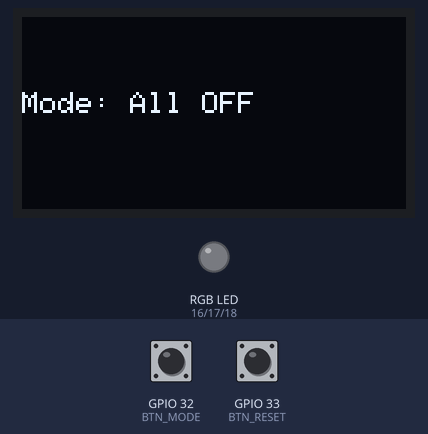
Recording of a program running on a simulated ESP32. On the bench: 128×64 one-colour display, an RGB LED mixed from three pins (HIGH = lit). The test bench sets the inputs (shaded band); at power-on: GPIO 32 (BTN_MODE) HIGH, GPIO 33 (BTN_RESET) HIGH. Dim RGB values are drawn brighter than linear.

Above: at 1.2 s.
1.3 s: GPIO 32 (BTN_MODE) pulled LOW for 0.15 s
At 1.6 s:
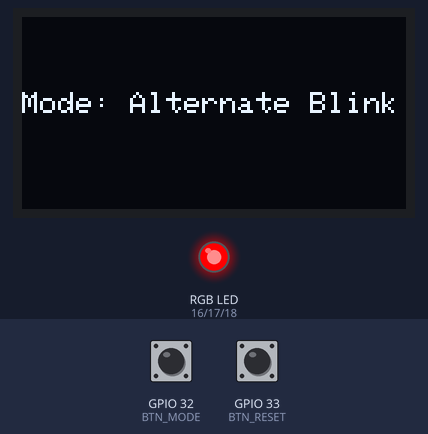
2.0 s: GPIO 33 (BTN_RESET) pulled LOW for 0.15 s
At 3.2 s:
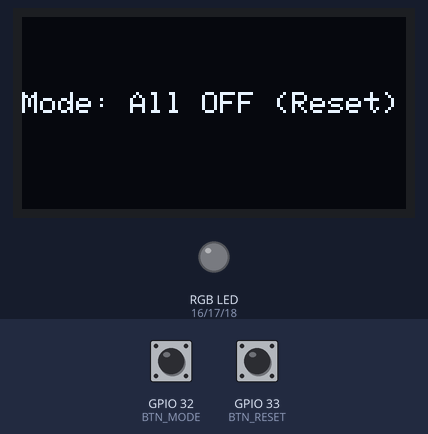
3.6 s: GPIO 32 (BTN_MODE) pulled LOW for 1 s
At 4.37 s:
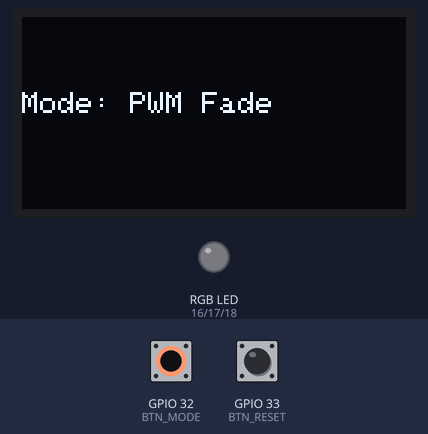
6.1 s: GPIO 32 (BTN_MODE) pulled LOW for 0.15 s
At 6.59 s:
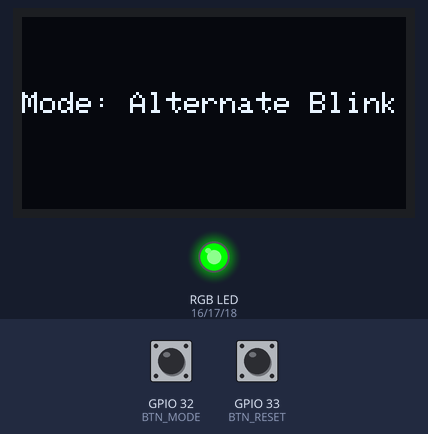
6.8 s: GPIO 32 (BTN_MODE) pulled LOW for 3.2 s
At 7.0 s:
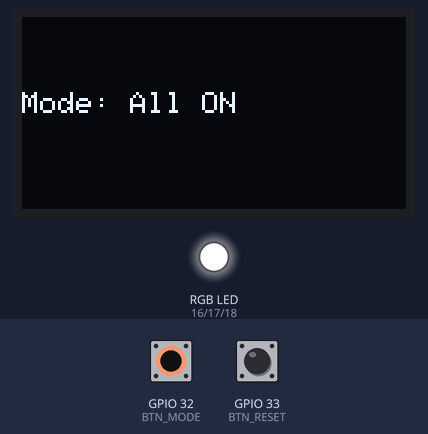
11.5 s: GPIO 32 (BTN_MODE) pulled LOW for 3.2 s
At 15.17 s:
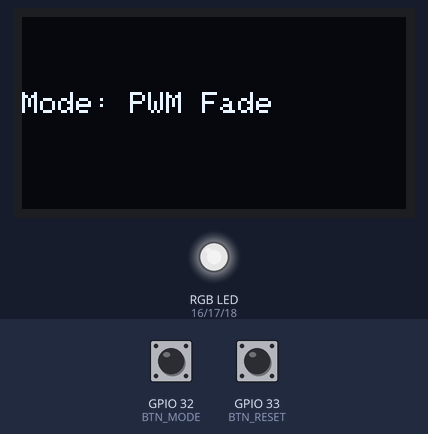
Timing chart, 0 to 16.3 s (numbered marks = the images above; inputs shaded):
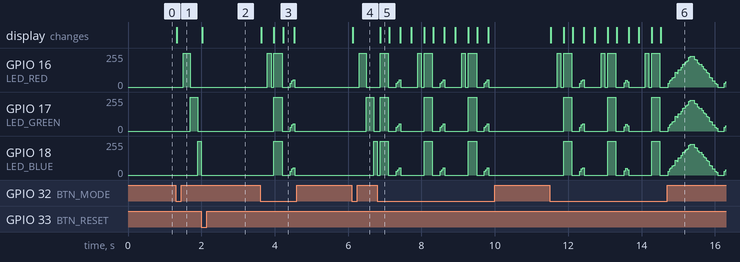

Measured:
- after the input at 1.3 s, GPIO 16 (LED_RED): 0/255 → 255/255 after 0.20 s, → 0/255 0.20 s later; GPIO 17 (LED_GREEN): 0/255 → 255/255 after 0.40 s, → 0/255 0.20 s later; GPIO 18 (LED_BLUE): 0/255 → 255/255 after 0.60 s; the display: changes at once (image 1)
- after the input at 2.0 s, GPIO 16 (LED_RED), GPIO 17 (LED_GREEN): stops changing and stays 0/255; the display: changes at once (image 2)
- after the input at 3.6 s, GPIO 16 (LED_RED): 0/255 → 255/255 after 0.20 s, → 0/255 0.10 s later, → 255/255 0.08 s later, → 0/255 0.22 s later; GPIO 17 (LED_GREEN), GPIO 18 (LED_BLUE): 0/255 → 255/255 after 0.38 s, → 0/255 0.22 s later; the display: first changes at once (image 3 shows a later state)
- after the input at 6.1 s, GPIO 16 (LED_RED): 0/255 → 255/255 after 0.20 s, → 0/255 0.20 s later; GPIO 17 (LED_GREEN): 0/255 → 255/255 after 0.40 s, → 0/255 0.20 s later; GPIO 18 (LED_BLUE): 0/255 → 255/255 after 0.60 s; the display: changes at once (image 4)
- after the input at 6.8 s, the display: changes after 0.08 s (image 5)
- after the input at 11.5 s, the display: first changes at once (image 6 shows a later state)

The program:

main.cpp
```cpp
/*
Project Title : LED Control using Two Push Buttons and Display on OLED
Name          : Maryam Hamid
Reg No        : 23-NTU-CS-1046
*/

#include <Wire.h>
#include <Adafruit_GFX.h>
#include <Adafruit_SSD1306.h>

// ---------------------------- Pin Definitions ----------------------------
#define LED_RED     16      // LED 1 - Red
#define LED_GREEN   17      // LED 2 - Green
#define LED_BLUE    18      // LED 3 - Blue
// #define BTN_MODE    32      // Push button to cycle through modes
#define BTN_RESET   33      // Push button to reset LEDs
const int BTN_MODE = 32;    // Push button to cycle through modes
// ---------------------------- OLED Display Setup -------------------------
#define SCREEN_WIDTH 128
#define SCREEN_HEIGHT 64
Adafruit_SSD1306 oledDisplay(SCREEN_WIDTH, SCREEN_HEIGHT, &Wire, -1);

// ---------------------------- LED Control Variables ----------------------
int ledMode = 0;             // Current LED mode (0 = off)
int fadeBrightness = 0;      // Brightness value for fade mode
int fadeStep = 5;            //  step for fade effect
int blinkIndex = 0;          // Index for alternate blink sequence

// ---------------------------- Timing Variables --------------------------
unsigned long prevBlinkTime = 0;
unsigned long prevFadeTime = 0;
unsigned long prevModeButtonTime = 0;
unsigned long prevResetButtonTime = 0;

const long BLINK_INTERVAL   = 200;   // milliseconds
const long FADE_INTERVAL    = 15;    // milliseconds
const long BUTTON_DEBOUNCE  = 300;   // debounce for mode button
const long RESET_DEBOUNCE   = 200;   // debounce for reset button
const unsigned long PWM_PERIOD = 10; // software PWM period (~100Hz)

// ------------------------------------------------------------------------
// FUNCTION: showCurrentMode()
// Purpose : Displays the current LED mode text on the OLED
// ------------------------------------------------------------------------
void showCurrentMode(const char *modeText) {
  oledDisplay.clearDisplay();
  oledDisplay.setTextSize(1);
  oledDisplay.setTextColor(SSD1306_WHITE);
  oledDisplay.setCursor(0, 25);
  oledDisplay.print("Mode: ");
  oledDisplay.println(modeText);
  oledDisplay.display();
}

// ------------------------------------------------------------------------
// FUNCTION: resetAllLEDs()
// Purpose : Turns off all LEDs and resets mode to "OFF"
// ------------------------------------------------------------------------
void resetAllLEDs() {
  ledMode = 0;
  fadeBrightness = 0;
  fadeStep = 5;
  blinkIndex = 0;

  digitalWrite(LED_RED, LOW);
  digitalWrite(LED_GREEN, LOW);
  digitalWrite(LED_BLUE, LOW);

  showCurrentMode("All OFF (Reset)");
}

// SETUP: Initialize OLED, LEDs, and Button Pins

void setup() {
  pinMode(LED_RED, OUTPUT);
  pinMode(LED_GREEN, OUTPUT);
  pinMode(LED_BLUE, OUTPUT);
  pinMode(BTN_MODE, INPUT_PULLUP);
  pinMode(BTN_RESET, INPUT_PULLUP);

  // Initialize OLED
  if (!oledDisplay.begin(SSD1306_SWITCHCAPVCC, 0x3C)) {
    while (1); // halt if display initialization fails
  }

  // Initial display and LED state
  showCurrentMode("All OFF");
  digitalWrite(LED_RED, LOW);
  digitalWrite(LED_GREEN, LOW);
  digitalWrite(LED_BLUE, LOW);
}

// LOOP: Main execution cycle - handles buttons and LED modes

void loop() {
  unsigned long currentTime = millis();

  // --- RESET BUTTON HANDLER ---
  if (digitalRead(BTN_RESET) == LOW && (currentTime - prevResetButtonTime >= RESET_DEBOUNCE)) {
    prevResetButtonTime = currentTime;
    resetAllLEDs();
    delay(50);  // short delay to avoid retriggering
    return;     // exit loop to immediately apply reset
  }

  if (digitalRead(BTN_MODE) == LOW && (currentTime - prevModeButtonTime >= BUTTON_DEBOUNCE)) {
    prevModeButtonTime = currentTime;
    ledMode = (ledMode + 1) % 4; // cycle through 4 modes (0–3)

    // Reset LED states when changing modes
    digitalWrite(LED_RED, LOW);
    digitalWrite(LED_GREEN, LOW);
    digitalWrite(LED_BLUE, LOW);
    fadeBrightness = 0;
    fadeStep = 5;
    blinkIndex = 0;
    prevBlinkTime = currentTime;
    prevFadeTime = currentTime;

    // Update OLED display
    switch (ledMode) {
      case 0: showCurrentMode("All OFF"); break;
      case 1: showCurrentMode("Alternate Blink"); break;
      case 2: showCurrentMode("All ON"); break;
      case 3: showCurrentMode("PWM Fade"); break;
    }
    delay(50); // small debounce gap
  }

  // --- LED MODE CONTROL ---
  switch (ledMode) {

    // MODE 0: All LEDs OFF
    case 0:
      digitalWrite(LED_RED, LOW);
      digitalWrite(LED_GREEN, LOW);
      digitalWrite(LED_BLUE, LOW);
      break;

    // MODE 1: Alternate Blink between 3 LEDs
    case 1:
      if (currentTime - prevBlinkTime >= BLINK_INTERVAL) {
        prevBlinkTime = currentTime;

        // Turn all off first
        digitalWrite(LED_RED, LOW);
        digitalWrite(LED_GREEN, LOW);
        digitalWrite(LED_BLUE, LOW);

        // Light up one LED in sequence
        if (blinkIndex == 0) digitalWrite(LED_RED, HIGH);
        else if (blinkIndex == 1) digitalWrite(LED_GREEN, HIGH);
        else if (blinkIndex == 2) digitalWrite(LED_BLUE, HIGH);

        blinkIndex = (blinkIndex + 1) % 3;
      }
      break;

    // MODE 2: All LEDs ON
    case 2:
      digitalWrite(LED_RED, HIGH);
      digitalWrite(LED_GREEN, HIGH);
      digitalWrite(LED_BLUE, HIGH);
      break;

    // MODE 3: PWM Fade (Software-based)
    case 3:
      if (currentTime - prevFadeTime >= FADE_INTERVAL) {
        prevFadeTime = currentTime;
        fadeBrightness += fadeStep;

        if (fadeBrightness <= 0) {
          fadeBrightness = 0;
          fadeStep = abs(fadeStep);
        }
        else if (fadeBrightness >= 255) {
          fadeBrightness = 255;
          fadeStep = -abs(fadeStep);
        }
      }

      // Compute software PWM duty cycle
      {
        unsigned long phase = currentTime % PWM_PERIOD;
        unsigned int onTime = (unsigned long)fadeBrightness * PWM_PERIOD / 255u;
        bool ledOn = (phase < onTime);

        digitalWrite(LED_RED, ledOn);
        digitalWrite(LED_GREEN, ledOn);
        digitalWrite(LED_BLUE, ledOn);
      }
      break;

    default:
      break;
  }
}
```
